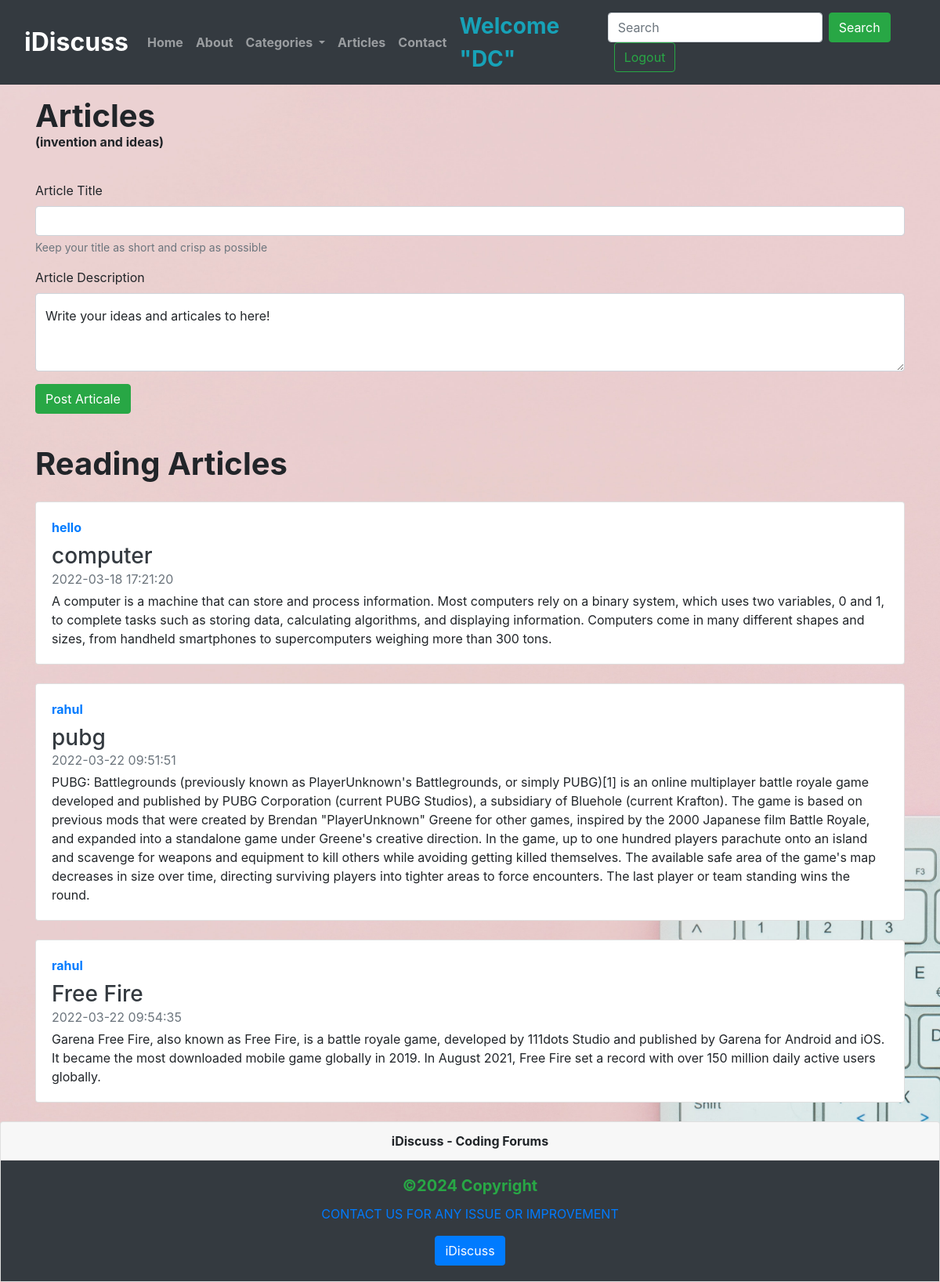
Screenshot of /article.php (signed in) with the database file from the repository.
### tables this page shows
CREATE TABLE `articles` (
  `article_no` int(9) NOT NULL,
  `article_title` varchar(255) NOT NULL,
  `article_desc` text NOT NULL,
  `article_by` int(9) NOT NULL,
  `posted` datetime NOT NULL DEFAULT current_timestamp()
);

CREATE TABLE `users` (
  `sno` int(9) NOT NULL,
  `user_name` varchar(12) NOT NULL,
  `user_email` varchar(255) NOT NULL,
  `user_pass` varchar(255) NOT NULL,
  `timestemp` datetime NOT NULL DEFAULT current_timestamp()
);

### article.php (the view, shortened to what this page needs)
<!doctype html>
<html lang="en">
<head>
    <link href="https://cdn.jsdelivr.net/npm/bootstrap@5.1.3/dist/css/bootstrap.min.css" rel="stylesheet"
>
    <link rel="stylesheet" href="https://cdn.jsdelivr.net/npm/bootstrap@4.6.1/dist/css/bootstrap.min.css"
>
</head>
<body>
    <?php include 'partials/_dbconnect.php'; ?>
    <?php include 'partials/_header.php'; ?>
    <?php
    if(isset($_SESSION['loggedin']) && $_SESSION['loggedin']==true){
       echo '<div class="container fw-normal">
            <h1 class="py-3 fw-bolder">Articles<p class="fs-6">(invention and ideas)</p>
            </h1>
            <form class="mt-1" action=" '. $_SERVER['REQUEST_URI'] .'" method="post" enctype="multipart/form-data">
                <div class="form-group ">
                    <input type="hidden" name="sno" value="'. $_SESSION["sno"]. '">
                    <label for="exampleInputEmail1" class="form-label">Article Title</label>
                    <input type="text" class="form-control" id="atitle" name="atitle" aria-describedby="emailHelp" required>
                    <div id="emailHelp" class="form-text mb-2">Keep your title as short and crisp as possible</div>
                </div>
                <label for="exampleFormControlTextarea1">Article Description</label>
                <div class="form-floating mb-3">
                    <textarea class="form-control" placeholder="Leave a comment here" id="adesc" name="adesc"
                        style="height: 100px" required></textarea>
                    <label for="floatingTextarea2">Write your ideas and articales to here!</label>
                </div>
                <button type="submit" class="btn btn-success mb-3" name="but_upload">Post Articale</button>
            </form>
        </div>';
    }
?>
    <div class="container">
        <h1 class="my-4 fw-bolder">Reading Articles</h1>
    </div>
    <?php
    $sql="SELECT * FROM `articles`";
    $result = mysqli_query($conn, $sql);
    while($row = mysqli_fetch_assoc($result)){
        $title=$row['article_title'];
        $desc=$row['article_desc'];
        $posted=$row['posted'];
        $article_by=$row['article_by'];
        $sql2 = "SELECT user_name FROM `users` WHERE sno= $article_by";
        $result2 = mysqli_query($conn, $sql2);
        $row2 = mysqli_fetch_assoc($result2);
    echo'<div class="container">
        <div class="card flex-md-row mb-4 box-shadow h-md-250">
            <div class="card-body d-flex flex-column align-items-start">
                <strong class="d-inline-block mb-2 text-primary">'. $row2['user_name'] .'</strong>
                <h3 class="mb-0">
                    <a class="text-dark" href="#">'. $title .'</a>
                </h3>
                <div class="mb-1 text-muted">'. $posted .'</div>
                <p class="card-text mb-auto">'. $desc .'</p>
            </div>
        </div>
    </div>';
}
?>
    <?php include 'partials/_footer.php'; ?>
</body>
</html>

### article.php (style rules this page uses)
body { background-image: url('img/2.jpg'); background-size: cover; }

### rows the page displays
articles: users.user_name "hello", article_title "computer", posted "2022-03-18 17:21:20", article_desc "A computer is a machine that can store and process information. Most computers rely on a binary system, which uses two variables, 0 and 1, to complete tasks such as storing data, calculating algorithms, and displaying information. Computers come in many different shapes and sizes, from handheld smartphones to supercomputers weighing more than 300 tons."
articles: users.user_name "rahul", article_title "pubg", posted "2022-03-22 09:51:51", article_desc "PUBG: Battlegrounds (previously known as PlayerUnknown's Battlegrounds, or simply PUBG)[1] is an online multiplayer battle royale game developed and published by PUBG Corporation (current PUBG Studios), a subsidiary of Bluehole (current Krafton). The game is based on previous mods that were created by Brendan \"PlayerUnknown\" Greene for other games, inspired by the 2000 Japanese film Battle Royale, and expanded into a standalone game under Greene's creative direction. In the game, up to one hundred players parachute onto an island and scavenge for weapons and equipment to kill others while avoiding getting killed themselves. The available safe area of the game's map decreases in size over…"
articles: users.user_name "rahul", article_title "Free Fire", posted "2022-03-22 09:54:35", article_desc "Garena Free Fire, also known as Free Fire, is a battle royale game, developed by 111dots Studio and published by Garena for Android and iOS. It became the most downloaded mobile game globally in 2019. In August 2021, Free Fire set a record with over 150 million daily active users globally."

### other values shown
$_SESSION['useremail'] "DC"
